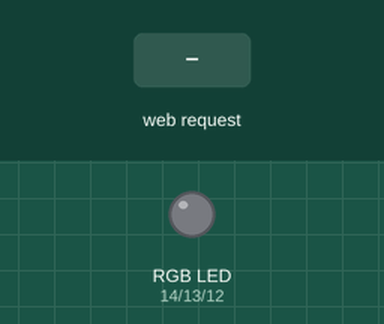
This sketch was run on a simulated ESP32. Parts: an RGB LED mixed from three pins (HIGH = lit). The inputs (shaded band) are chosen by the test bench. WiFi joins after 1.5 s; servers stay silent unless stated; a WiFi scan finds three made-up networks; what the sketch prints to the serial monitor is not drawn.

Above: at 4.7 s.
4.8 s: HTTP request GET /rainbow received
7.8 s: HTTP request GET /white received
At 8.2 s:
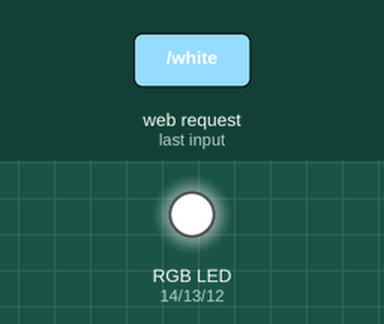
9.3 s: HTTP request GET /bezier received
At 11.82 s:
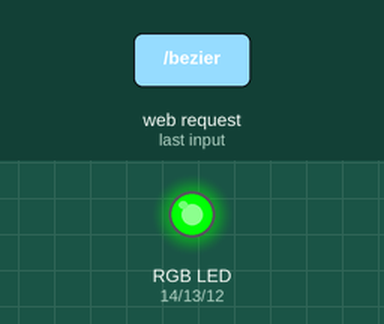
12.3 s: HTTP request GET /red received
At 12.7 s:
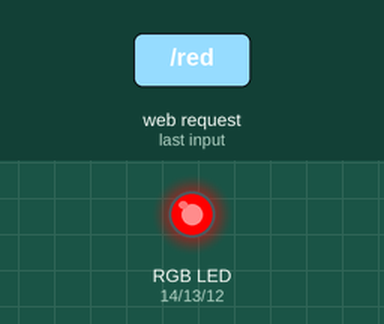
13.8 s: HTTP request GET /bezier received
At 14.98 s:
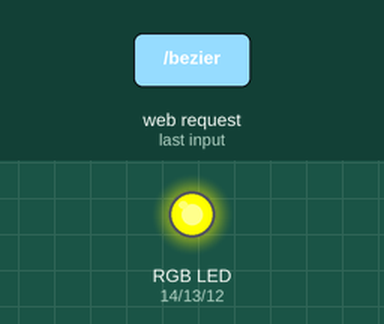
16.8 s: HTTP request GET /green received
At 17.4 s:
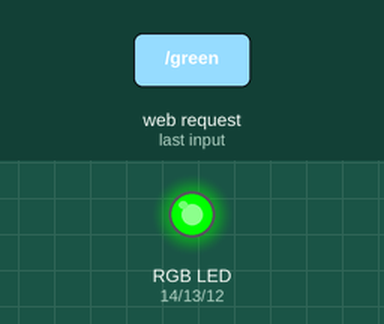
Timing chart, 0 to 19.3 s (numbered marks = the images above; inputs shaded):
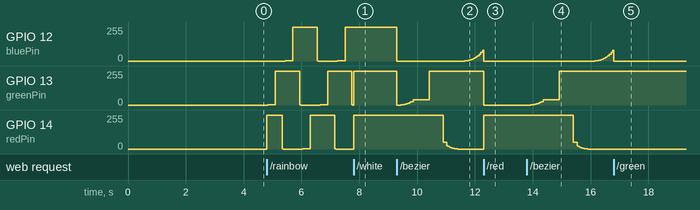

Measured:
- after the input at 7.8 s, GPIO 12 (bluePin): stays 255/255 (without the input it goes to 3/255 after 0.55 s)
- after the input at 9.3 s, GPIO 14 (redPin): moves from 255/255 to 0/255 over 0.51 s, starting after 1.6 s
- after the input at 12.3 s, GPIO 14 (redPin): 0/255 → 255/255 at once
- after the input at 13.8 s, GPIO 12 (bluePin): moves from 0/255 to 82/255 over 0.62 s, starting after 2.3 s; GPIO 13 (greenPin): moves from 0/255 to 255/255 over 0.99 s, starting after 0.13 s; GPIO 14 (redPin): moves from 255/255 to 0/255 over 0.51 s, starting after 1.6 s
- after the input at 16.8 s, GPIO 13 (greenPin): stops changing and stays 255/255; GPIO 14 (redPin): stays 0/255 (without the input it goes to 1/255 after 1.6 s)

The sketch:

sketch_apr22d.ino
```cpp
#include <WiFi.h>

// ?? Dane Twojego hotspotu (np. z telefonu)
const char* ssid = "ESP_TEST";       // <-- zmie?? na swoj? nazw? sieci
const char* password = "12345678";   // <-- zmie?? na swoje has?o

const int redPin = 14;
const int greenPin = 13;
const int bluePin = 12;

// Korekcja gamma dla percepcji jasno?ci
const float GAMMA_CORRECTION_FACTOR = 2.8; // Typowa warto?? dla LED??w (2.2 do 2.8)

// Zmienne do kontroli trybu t?czy
bool rainbowModeActive = false;
unsigned long lastColorChangeTime = 0;
int currentHue = 0; // Aktualna barwa dla efektu t?czy (0-360)
const int hueChangeSpeed = 5; // Jak szybko zmienia si? barwa (im mniejsza warto??, tym wolniej)

// Zmienne do kontroli trybu stroboskopu (bia?ego)
bool strobeModeActive = false;
unsigned long lastStrobeChangeTime = 0;
int strobeInterval = 100; // Czas w milisekundach pomi?dzy w??czeniem/wy??czeniem diody (50ms on, 50ms off dla 100ms interval)
bool strobeOn = false; // Czy dioda jest obecnie w??czona w trybie stroboskopu

// Zmienne do kontroli trybu Beziera
bool bezierModeActive = false;
unsigned long bezierStartTime = 0;
const unsigned long bezierDuration = 5000; // Czas trwania jednej pe?nej animacji Beziera w milisekach (np. 5 sekund)
// Punkty kontrolne dla Hue (barwy) dla krzywej Beziera trzeciego stopnia
float bezierP0 = 0.0;   // Start Hue (np. czerwony)
float bezierP1 = 90.0;  // Kontrolny punkt 1 (np. ????ty/zielony)
float bezierP2 = 180.0; // Kontrolny punkt 2 (np. zielony/cyjan)
float bezierP3 = 270.0; // End Hue (np. niebieski/purpurowy)

// NOWE ZMIENNE DLA KOLOROWEGO STROBOSKOPU
bool colorStrobeModeActive = false;
unsigned long lastColorStrobeChangeTime = 0;
int colorStrobeInterval = 150; // Domy?lny interwa? dla kolorowego stroboskopu (ms)
int currentColorStrobeIndex = 0; // Indeks aktualnego koloru w sekwencji
// Definiowanie kolor??w dla stroboskopu (RGB)
const int NUM_STROBE_COLORS = 3;
const int strobeColors[NUM_STROBE_COLORS][3] = {
  {255, 0, 0},   // Czerwony
  {0, 255, 0},   // Zielony
  {0, 0, 255}    // Niebieski
};


// Zmienne do pomiaru op???nie??
const int MAX_DELAY_MEASUREMENTS = 20; // Ile ostatnich pomiar??w przechowujemy
long delayMeasurements[MAX_DELAY_MEASUREMENTS];
int measurementIndex = 0; // Aktualny indeks w buforze
bool measuringDelay = false; // Flaga, czy obecnie mierzymy op???nienie
unsigned long commandReceiveTime = 0; // Czas odebrania komendy HTTP

WiFiServer server(80);

void setup() {
  Serial.begin(115200);

  // ?? Skanowanie dost?pnych sieci
  Serial.println("Skanuj? dost?pne sieci WiFi...");
  int n = WiFi.scanNetworks();
  if (n == 0) {
    Serial.println("Nie znaleziono ?adnych sieci.");
  } else {
    Serial.println("Znalezione sieci:");
    for (int i = 0; i < n; ++i) {
      Serial.println(WiFi.SSID(i));
    }
  }

  // ?? Ustawienie pin??w jako wyj?cia
  pinMode(redPin, OUTPUT);
  pinMode(greenPin, OUTPUT);
  pinMode(bluePin, OUTPUT);

  // ?? Pr??ba po??czenia z WiFi
  WiFi.begin(ssid, password);
  Serial.print("??czenie z WiFi");
  while (WiFi.status() != WL_CONNECTED) {
    delay(500);
    Serial.print(".");
  }

  Serial.println("\nPo??czono z WiFi. IP:");
  Serial.println(WiFi.localIP());

  server.begin();

  // Inicjalizacja tablicy pomiar??w zerami
  for (int i = 0; i < MAX_DELAY_MEASUREMENTS; i++) {
    delayMeasurements[i] = 0;
  }
}

// Funkcja konwertuj?ca HSV na RGB
// H: 0-360, S: 0-1, V: 0-1
// R, G, B: 0-255
void hsvToRgb(float h, float s, float v, int &r, int &g, int &b) {
    int i;
    float f, p, q, t_hsv;
    if (s == 0) {
        r = g = b = v * 255;
        return;
    }
    h /= 60;
    i = floor(h);
    f = h - i;
    p = v * (1 - s);
    q = v * (1 - s * f);
    t_hsv = v * (1 - s * (1 - f));
    switch (i) {
        case 0: r = v * 255; g = t_hsv * 255; b = p * 255; break;
        case 1: r = q * 255; g = v * 255; b = p * 255; break;
        case 2: r = p * 255; g = v * 255; b = t_hsv * 255; break;
        case 3: r = p * 255; g = q * 255; b = v * 255; break;
        case 4: r = t_hsv * 255; g = p * 255; b = v * 255; break;
        default: r = v * 255; g = p * 255; b = q * 255; break;
    }
}

// NOWA FUNKCJA: Oblicza punkt na krzywej Beziera trzeciego stopnia
float bezierCurveCubic(float p0, float p1, float p2, float p3, float t) {
  float omt = 1.0 - t; // (1 - t)
  float omt2 = omt * omt; // (1 - t)^2
  float omt3 = omt2 * omt; // (1 - t)^3

  float t2 = t * t; // t^2
  float t3 = t2 * t; // t^3

  return omt3 * p0 + 3.0 * omt2 * t * p1 + 3.0 * omt * t2 * p2 + t3 * p3;
}

// NOWA FUNKCJA: Korekcja gamma
// Input value is 0-255. Returns gamma corrected value 0-255.
int applyGammaCorrection(int value) {
    // Przekszta?camy warto?? na zakres 0.0-1.0
    float normalizedValue = (float)value / 255.0;
    // Stosujemy pot?g? (korekcj? gamma)
    float correctedNormalizedValue = pow(normalizedValue, GAMMA_CORRECTION_FACTOR);
    // Przekszta?camy z powrotem na zakres 0-255
    return (int)(correctedNormalizedValue * 255.0 + 0.5); // Dodanie 0.5 i rzutowanie dla zaokr?glenia
}

// Funkcja do ustawiania koloru RGB z warto?ciami 0-255
void setRgbColor(int r, int g, int b) {
  // Zastosowanie korekcji gamma dla ka?dej sk?adowej koloru
  analogWrite(redPin, applyGammaCorrection(r));
  analogWrite(greenPin, applyGammaCorrection(g));
  analogWrite(bluePin, applyGammaCorrection(b));

  // Je?li trwa pomiar op???nienia i w?a?nie zmienili?my kolor, zapisz op???nienie
  if (measuringDelay) {
    long delayMs = millis() - commandReceiveTime;
    delayMeasurements[measurementIndex] = delayMs;
    measurementIndex = (measurementIndex + 1) % MAX_DELAY_MEASUREMENTS; // Przejd? do nast?pnego indeksu, zawijaj?c
    measuringDelay = false; // Zako??cz pomiar dla tego cyklu
    Serial.print("Zmierzono op???nienie: ");
    Serial.println(delayMs);
  }
}

// Funkcja setColor u?ywa teraz setRgbColor z korekcj? gamma
void setColor(bool r, bool g, bool b) {
  setRgbColor(r ? 255 : 0, g ? 255 : 0, b ? 255 : 0);
}

void loop() {
  WiFiClient client = server.available();
  if (client) {
    Serial.println("Nowy klient.");
    String req = "";

    // *** Zapisz czas odebrania komendy ***
    commandReceiveTime = millis(); // Zapisz czas tu? po odebraniu klienta

    while (client.connected()) {
      if (client.available()) {
        char c = client.read();
        req += c;
        if (c == '\n') break;
      }
    }

    // Zresetuj flag? pomiaru op???nie?? przed sprawdzeniem komend
    measuringDelay = false;

    // Wy??cz wszystkie tryby animacji, je?li odebrano komend? sta?ego koloru
    if (req.indexOf("/red") > 0 || req.indexOf("/green") > 0 || req.indexOf("/blue") > 0 ||
        req.indexOf("/white") > 0 || req.indexOf("/off") > 0) {
      rainbowModeActive = false;
      strobeModeActive = false;
      bezierModeActive = false;
      colorStrobeModeActive = false; // Wy??cz kolorowy stroboskop
      measuringDelay = true; // Aktywuj pomiar dla tej komendy sta?ego koloru
    }

    if (req.indexOf("/red") > 0) {
      setColor(true, false, false);
    }
    else if (req.indexOf("/green") > 0) {
      setColor(false, true, false);
    }
    else if (req.indexOf("/blue") > 0) {
      setColor(false, false, true);
    }
    else if (req.indexOf("/white") > 0) {
      setColor(true, true, true);
    }
    else if (req.indexOf("/off") > 0) {
      setColor(false, false, false);
    }
    else if (req.indexOf("/rainbow") > 0) {
      rainbowModeActive = true;
      strobeModeActive = false;
      bezierModeActive = false;
      colorStrobeModeActive = false; // Wy??cz kolorowy stroboskop
      Serial.println("Aktywowano tryb t?czy.");
    }
    else if (req.indexOf("/strobe") > 0) { // Bia?y stroboskop
      strobeModeActive = true;
      rainbowModeActive = false;
      bezierModeActive = false;
      colorStrobeModeActive = false; // Wy??cz kolorowy stroboskop
      strobeOn = false;
      Serial.println("Aktywowano tryb stroboskopu (bia?ego).");
    }
    else if (req.indexOf("/colorStrobe") > 0) { // NOWY ENDPOINT DLA KOLOROWEGO STROBOSKOPU
      colorStrobeModeActive = true;
      rainbowModeActive = false;
      strobeModeActive = false;
      bezierModeActive = false;
      currentColorStrobeIndex = 0; // Zawsze zaczynamy od pierwszego koloru
      Serial.println("Aktywowano tryb stroboskopu (kolorowego).");
    }
    else if (req.indexOf("/bezier") > 0) {
      bezierModeActive = true;
      rainbowModeActive = false;
      strobeModeActive = false;
      colorStrobeModeActive = false; // Wy??cz kolorowy stroboskop
      bezierStartTime = millis();
      Serial.println("Aktywowano tryb Beziera (3 stopnia).");
    }
    else if (req.indexOf("/setStrobeInterval/") > 0) {
      int intervalStartIndex = req.indexOf("/setStrobeInterval/") + strlen("/setStrobeInterval/");
      int intervalEndIndex = req.indexOf(" ", intervalStartIndex);
      String intervalStr = req.substring(intervalStartIndex, intervalEndIndex);
      int newInterval = intervalStr.toInt();

      if (newInterval >= 10 && newInterval <= 1000) {
        strobeInterval = newInterval;
        Serial.print("Ustawiono interwa? stroboskopu (bia?ego) na: ");
        Serial.println(strobeInterval);
      } else {
        Serial.println("Nieprawid?owy interwa? stroboskopu (bia?ego). Zakres: 10-1000.");
      }
    }
    // NOWA OBS?UGA ZMIANY INTERWA?U KOLOROWEGO STROBOSKOPU
    else if (req.indexOf("/setColorStrobeInterval/") > 0) {
      int intervalStartIndex = req.indexOf("/setColorStrobeInterval/") + strlen("/setColorStrobeInterval/");
      int intervalEndIndex = req.indexOf(" ", intervalStartIndex);
      String intervalStr = req.substring(intervalStartIndex, intervalEndIndex);
      int newInterval = intervalStr.toInt();

      if (newInterval >= 10 && newInterval <= 1000) {
        colorStrobeInterval = newInterval;
        Serial.print("Ustawiono interwa? stroboskopu (kolorowego) na: ");
        Serial.println(colorStrobeInterval);
      } else {
        Serial.println("Nieprawid?owy interwa? stroboskopu (kolorowego). Zakres: 10-1000.");
      }
    }
    // Endpoint do pobierania danych o op???nieniach
    else if (req.indexOf("/getDelayData") > 0) {
      Serial.println("Wys?anie danych o op???nieniach.");
      client.println("HTTP/1.1 200 OK");
      client.println("Content-Type: text/plain");
      client.println();

      for (int i = 0; i < MAX_DELAY_MEASUREMENTS; i++) {
        client.println(delayMeasurements[i]);
      }
      client.stop();
      Serial.println("Po??czenie zako??czone.");
      return;
    }


    // Domy?lna strona HTML dla innych ??da??
    client.println("HTTP/1.1 200 OK");
    client.println("Content-Type: text/html");
    client.println();
    client.println("<h1>Sterowanie diod? RGB</h1>");
    client.println("<p><a href=\"/red\">?? Czerwony</a></p>");
    client.println("<p><a href=\"/green\">?? Zielony</a></p>");
    client.println("<p><a href=\"/blue\">?? Niebieski</a></p>");
    client.println("<p><a href=\"/white\">? Bia?y</a></p>");
    client.println("<p><a href=\"/off\">? Zga?</a></p>");
    client.println("<p><a href=\"/rainbow\">?? T?cza</a></p>");
    client.println("<p><a href=\"/strobe\">? Stroboskop (bia?y)</a></p>");
    client.println("<p><a href=\"/colorStrobe\">? Stroboskop (kolorowy)</a></p>"); // NOWY PRZYCISK
    client.println("<p><a href=\"/bezier\">?? Krzywa Beziera (3 st.)</a></p>");
    client.println("<p><a href=\"/getDelayData\">?? Pobierz dane o op???nieniach</a></p>");

    client.stop();
    Serial.println("Po??czenie zako??czone.");
  }

  // Obs?uga tryb??w animacji
  if (rainbowModeActive) {
    unsigned long currentTime = millis();
    if (currentTime - lastColorChangeTime >= hueChangeSpeed) {
      currentHue = (currentHue + 1) % 360;
      int r, g, b;
      hsvToRgb(currentHue, 1.0, 1.0, r, g, b);
      setRgbColor(r, g, b);
      lastColorChangeTime = currentTime;
    }
  }

  if (strobeModeActive) { // Bia?y stroboskop
    unsigned long currentTime = millis();
    if (currentTime - lastStrobeChangeTime >= strobeInterval) {
      strobeOn = !strobeOn;
      if (strobeOn) {
        setRgbColor(255, 255, 255);
      } else {
        setRgbColor(0, 0, 0);
      }
      lastStrobeChangeTime = currentTime;
    }
  }

  if (colorStrobeModeActive) { // NOWY TRYB: Kolorowy stroboskop
    unsigned long currentTime = millis();
    if (currentTime - lastColorStrobeChangeTime >= colorStrobeInterval) {
      currentColorStrobeIndex = (currentColorStrobeIndex + 1) % NUM_STROBE_COLORS;
      int r = strobeColors[currentColorStrobeIndex][0];
      int g = strobeColors[currentColorStrobeIndex][1];
      int b = strobeColors[currentColorStrobeIndex][2];
      setRgbColor(r, g, b);
      lastColorStrobeChangeTime = currentTime;
      Serial.print("Kolorowy stroboskop: ");
      Serial.print(r); Serial.print(","); Serial.print(g); Serial.print(","); Serial.println(b);
    }
  }

  if (bezierModeActive) {
    unsigned long currentTime = millis();
    unsigned long elapsedMillis = currentTime - bezierStartTime;
    float t = (float)elapsedMillis / bezierDuration;

    if (t >= 1.0) {
        bezierStartTime = currentTime;
        t = fmod(t, 1.0);
        Serial.println("Bezier cycle reset.");
    }

    float interpolatedHue = bezierCurveCubic(bezierP0, bezierP1, bezierP2, bezierP3, t);

    int r, g, b;
    hsvToRgb(interpolatedHue, 1.0, 1.0, r, g, b);
    setRgbColor(r, g, b);

    Serial.print("Bezier: t=");
    Serial.print(t, 4);
    Serial.print(", Hue=");
    Serial.print(interpolatedHue);
    Serial.print(", RGB=(");
    Serial.print(r); Serial.print(","); Serial.print(g); Serial.print(","); Serial.print(b);
    Serial.println(")");
  }
}
```
